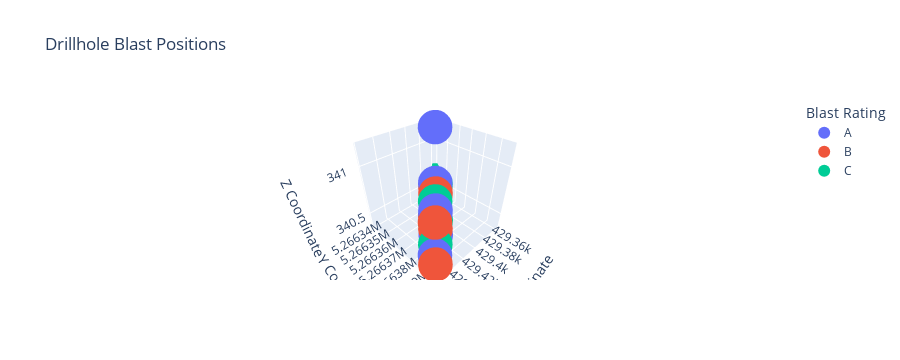

The notebook cell saved with this chart:
### Code cell
import pandas as pd
import matplotlib.pyplot as plt
import plotly.express as px
import numpy as np
import tkinter as tk
from tkinter import messagebox
from sklearn.model_selection import train_test_split
from sklearn.preprocessing import LabelEncoder, StandardScaler
from sklearn.ensemble import RandomForestClassifier
from sklearn.metrics import classification_report, accuracy_score

# Function to generate drillhole data for ratings A, B, and C
def generate_drillhole_data(rating, n_samples=100):
    np.random.seed(42)  # For reproducibility
    data = []
    for _ in range(n_samples):
        if rating == "A":
            Drillhole_X = np.random.uniform(0, 300)
            Drillhole_Y = np.random.uniform(0, 300)
            Drillhole_Z = np.random.uniform(0, 100)
            Drillhole_ToeX = Drillhole_X + np.random.uniform(-5, 5)  # Small offset for ToeX
            Drillhole_ToeY = Drillhole_Y + np.random.uniform(-5, 5)  # Small offset for ToeY
            Drillhole_ToeZ = Drillhole_Z + np.random.uniform(-2, 2)  # Small offset for ToeZ
            Drillhole_Length = np.random.uniform(50, 100)
            Drillhole_Dip = np.random.uniform(0, 30)
            Drillhole_Azimuth = np.random.uniform(0, 360)
            Avg_Displacement = np.random.uniform(0, 5)
            Max_Displacement = np.random.uniform(5, 10)
            Centroid_Shift = np.random.uniform(0, 2)
            Earliest_Pixel_Disp = np.random.uniform(0, 5)
            PPV = np.random.uniform(0, 10)
            Overpressure = np.random.uniform(0, 100)
            Total_Displacement = Avg_Displacement + Max_Displacement + Centroid_Shift
        elif rating == "B":
            Drillhole_X = np.random.uniform(100, 400)
            Drillhole_Y = np.random.uniform(100, 400)
            Drillhole_Z = np.random.uniform(0, 200)
            Drillhole_ToeX = Drillhole_X + np.random.uniform(-10, 10)
            Drillhole_ToeY = Drillhole_Y + np.random.uniform(-10, 10)
            Drillhole_ToeZ = Drillhole_Z + np.random.uniform(-5, 5)
            Drillhole_Length = np.random.uniform(50, 150)
            Drillhole_Dip = np.random.uniform(10, 60)
            Drillhole_Azimuth = np.random.uniform(0, 360)
            Avg_Displacement = np.random.uniform(0, 7)
            Max_Displacement = np.random.uniform(7, 15)
            Centroid_Shift = np.random.uniform(0, 5)
            Earliest_Pixel_Disp = np.random.uniform(0, 6)
            PPV = np.random.uniform(0, 12)
            Overpressure = np.random.uniform(0, 150)
            Total_Displacement = Avg_Displacement + Max_Displacement + Centroid_Shift
        elif rating == "C":
            Drillhole_X = np.random.uniform(200, 500)
            Drillhole_Y = np.random.uniform(200, 500)
            Drillhole_Z = np.random.uniform(50, 250)
            Drillhole_ToeX = Drillhole_X + np.random.uniform(-20, 20)
            Drillhole_ToeY = Drillhole_Y + np.random.uniform(-20, 20)
            Drillhole_ToeZ = Drillhole_Z + np.random.uniform(-10, 10)
            Drillhole_Length = np.random.uniform(100, 200)
            Drillhole_Dip = np.random.uniform(20, 70)
            Drillhole_Azimuth = np.random.uniform(0, 360)
            Avg_Displacement = np.random.uniform(0, 10)
            Max_Displacement = np.random.uniform(10, 20)
            Centroid_Shift = np.random.uniform(0, 10)
            Earliest_Pixel_Disp = np.random.uniform(0, 7)
            PPV = np.random.uniform(0, 15)
            Overpressure = np.random.uniform(0, 200)
            Total_Displacement = Avg_Displacement + Max_Displacement + Centroid_Shift
        data.append([Drillhole_X, Drillhole_Y, Drillhole_Z, Drillhole_ToeX, Drillhole_ToeY, Drillhole_ToeZ,
                     Drillhole_Length, Drillhole_Dip, Drillhole_Azimuth, Avg_Displacement, Max_Displacement,
                     Centroid_Shift, Earliest_Pixel_Disp, PPV, Overpressure, Total_Displacement, rating])
    return data

# Load data and train model (simplified for the UI)
def train_model():
    # Generate data for each rating
    data_a = generate_drillhole_data("A", 100)
    data_b = generate_drillhole_data("B", 100)
    data_c = generate_drillhole_data("C", 100)

    # Combine into a single DataFrame
    columns = ["Drillhole_X", "Drillhole_Y", "Drillhole_Z", "Drillhole_ToeX", "Drillhole_ToeY", "Drillhole_ToeZ",
               "Drillhole_Length", "Drillhole_Dip", "Drillhole_Azimuth", "Avg_Displacement", "Max_Displacement",
               "Centroid_Shift", "Earliest_Pixel_Disp", "PPV", "Overpressure", "Total_Displacement", "Rating"]
    data = pd.DataFrame(data_a + data_b + data_c, columns=columns)

    # Encode labels (A=0, B=1, C=2)
    label_encoder = LabelEncoder()
    data["Rating"] = label_encoder.fit_transform(data["Rating"])

    # Split data into features (X) and labels (y)
    X = data.drop("Rating", axis=1)
    y = data["Rating"]

    # Normalize features
    scaler = StandardScaler()
    X_scaled = scaler.fit_transform(X)

    # Split into training and testing sets
    X_train, X_test, y_train, y_test = train_test_split(X_scaled, y, test_size=0.2, random_state=42)

    # Train a Random Forest Classifier
    model = RandomForestClassifier(random_state=42)
    model.fit(X_train, y_train)

    # Predict on the test set
    y_pred = model.predict(X_test)

    # Evaluate the model
    accuracy = accuracy_score(y_test, y_pred)
    class_report = classification_report(y_test, y_pred, target_names=label_encoder.classes_)

    # Return the necessary data
    return accuracy, class_report, model, scaler, label_encoder, X.columns

# Function to predict the rating for new data
def predict_rating(model, scaler, label_encoder, new_data, feature_columns):
    new_data_df = pd.DataFrame(new_data, columns=feature_columns)  # Wrap in DataFrame with column names
    new_data_scaled = scaler.transform(new_data_df)  # Scale the data
    predicted_rating = label_encoder.inverse_transform(model.predict(new_data_scaled))
    return predicted_rating[0]

# UI setup
def create_ui():
    # Create the main window
    root = tk.Tk()
    root.title("Blast Rating Prediction")
    root.geometry("600x600")

    # Training the model
    accuracy, class_report, model, scaler, label_encoder, feature_columns = train_model()

    # Accuracy label
    accuracy_label = tk.Label(root, text=f"Accuracy: {accuracy:.4f}", font=("Arial", 12))
    accuracy_label.pack(pady=10)

    # Classification Report label
    class_report_label = tk.Label(root, text="Classification Report:", font=("Arial", 12))
    class_report_label.pack(pady=10)

    # Add the classification report to the window
    class_report_text = tk.Text(root, height=10, width=70)
    class_report_text.insert(tk.END, class_report)
    class_report_text.pack(pady=10)

    # Entry fields for new data
    new_data_label = tk.Label(root, text="Enter new drillhole data (X, Y, Z, ToeX, ToeY, ToeZ, Length, Dip, Azimuth, Avg Displacement, Max Displacement, Centroid Shift, Earliest Pixel Disp, PPV, Overpressure, Total Displacement):", font=("Arial", 12))
    new_data_label.pack(pady=10)

    entry_x = tk.Entry(root, width=10)
    entry_x.pack(pady=5)
    entry_x.insert(0, "250")

    entry_y = tk.Entry(root, width=10)
    entry_y.pack(pady=5)
    entry_y.insert(0, "250")

    entry_z = tk.Entry(root, width=10)
    entry_z.pack(pady=5)
    entry_z.insert(0, "150")

    entry_toex = tk.Entry(root, width=10)
    entry_toex.pack(pady=5)
    entry_toex.insert(0, "245")

    entry_toey = tk.Entry(root, width=10)
    entry_toey.pack(pady=5)
    entry_toey.insert(0, "245")

    entry_toez = tk.Entry(root, width=10)
    entry_toez.pack(pady=5)
    entry_toez.insert(0, "148")

    entry_length = tk.Entry(root, width=10)
    entry_length.pack(pady=5)
    entry_length.insert(0, "120")

    entry_dip = tk.Entry(root, width=10)
    entry_dip.pack(pady=5)
    entry_dip.insert(0, "40")

    entry_azimuth = tk.Entry(root, width=10)
    entry_azimuth.pack(pady=5)
    entry_azimuth.insert(0, "180")

    entry_avg_disp = tk.Entry(root, width=10)
    entry_avg_disp.pack(pady=5)
    entry_avg_disp.insert(0, "2")

    entry_max_disp = tk.Entry(root, width=10)
    entry_max_disp.pack(pady=5)
    entry_max_disp.insert(0, "8")

    entry_centroid_shift = tk.Entry(root, width=10)
    entry_centroid_shift.pack(pady=5)
    entry_centroid_shift.insert(0, "1")

    entry_earliest_pixel_disp = tk.Entry(root, width=10)
    entry_earliest_pixel_disp.pack(pady=5)
    entry_earliest_pixel_disp.insert(0, "2")

    entry_ppv = tk.Entry(root, width=10)
    entry_ppv.pack(pady=5)
    entry_ppv.insert(0, "5")

    entry_overpressure = tk.Entry(root, width=10)
    entry_overpressure.pack(pady=5)
    entry_overpressure.insert(0, "50")

    entry_total_disp = tk.Entry(root, width=10)
    entry_total_disp.pack(pady=5)
    entry_total_disp.insert(0, "15")

    # Button to predict the rating
    def on_predict():
        try:
            # Collect new data as a list
            new_data = np.array([[float(entry_x.get()), float(entry_y.get()), float(entry_z.get()), 
                                  float(entry_toex.get()), float(entry_toey.get()), float(entry_toez.get()), 
                                  float(entry_length.get()), float(entry_dip.get()), float(entry_azimuth.get()),
                                  float(entry_avg_disp.get()), float(entry_max_disp.get()), float(entry_centroid_shift.get()),
                                  float(entry_earliest_pixel_disp.get()), float(entry_ppv.get()), float(entry_overpressure.get()),
                                  float(entry_total_disp.get())]])
            predicted_rating = predict_rating(model, scaler, label_encoder, new_data, feature_columns)
            result_label.config(text=f"Predicted Rating: {predicted_rating}")
        except Exception as e:
            messagebox.showerror("Error", f"Failed to make prediction: {e}")

    predict_button = tk.Button(root, text="Predict Rating", command=on_predict)
    predict_button.pack(pady=10)

    # Result label
    result_label = tk.Label(root, text="Predicted Rating: ", font=("Arial", 14))
    result_label.pack(pady=10)

    # Start the main loop
    root.mainloop()

# Run the UI
create_ui()


model.fit(X_scaled, y)

# Create a 3D plot using Plotly
fig = px.scatter_3d(df, x='Drillhole_X', y='Drillhole_Y', z='Drillhole_Z', color='Rating', 
                    labels={'Rating': 'Blast Rating', 'Drillhole_X': 'X Coordinate', 'Drillhole_Y': 'Y Coordinate', 'Drillhole_Z': 'Z Coordinate'},
                    title="Drillhole Blast Positions")
fig.update_traces(marker=dict(size=12))
fig.show()

### Figure 1 — Plotly figure (JSON) as saved in the notebook; plotly's stock layout.template omitted (floating-point values rounded to 4 significant figures)
{"data": [{"hovertemplate": "Blast Rating=A<br>X Coordinate=%{x}<br>Y Coordinate=%{y}<br>Z Coordinate=%{z}<extra></extra>", "legendgroup": "A", "marker": {"color": "#636efa", "size": 12, "symbol": "circle"}, "mode": "markers", "name": "A", "scene": "scene", "showlegend": true, "type": "scatter3d", "x": [429400.0, 429400.0, 429400.0, 429400.0, 429400.0, 429400.0, 429500.0], "y": [5266000.0, 5266000.0, 5266000.0, 5266000.0, 5266000.0, 5266000.0, 5266000.0], "z": [340.4, 341.2, 340.7, 340.5, 340.4, 340.8, 340.6]}, {"hovertemplate": "Blast Rating=B<br>X Coordinate=%{x}<br>Y Coordinate=%{y}<br>Z Coordinate=%{z}<extra></extra>", "legendgroup": "B", "marker": {"color": "#EF553B", "size": 12, "symbol": "circle"}, "mode": "markers", "name": "B", "scene": "scene", "showlegend": true, "type": "scatter3d", "x": [429400.0, 429400.0, 429400.0, 429400.0, 429400.0, 429400.0, 429500.0], "y": [5266000.0, 5266000.0, 5266000.0, 5266000.0, 5266000.0, 5266000.0, 5266000.0], "z": [340.4, 340.6, 340.6, 340.5, 340.5, 340.8, 340.5]}, {"hovertemplate": "Blast Rating=C<br>X Coordinate=%{x}<br>Y Coordinate=%{y}<br>Z Coordinate=%{z}<extra></extra>", "legendgroup": "C", "marker": {"color": "#00cc96", "size": 12, "symbol": "circle"}, "mode": "markers", "name": "C", "scene": "scene", "showlegend": true, "type": "scatter3d", "x": [429400.0, 429400.0, 429400.0, 429400.0, 429400.0, 429400.0], "y": [5266000.0, 5266000.0, 5266000.0, 5266000.0, 5266000.0, 5266000.0], "z": [340.6, 340.6, 340.6, 340.4, 340.7, 340.6]}], "layout": {"height": 360, "legend": {"title": {"text": "Blast Rating"}, "tracegroupgap": 0}, "scene": {"domain": {"x": [0, 1], "y": [0, 1]}, "xaxis": {"title": {"text": "X Coordinate"}}, "yaxis": {"title": {"text": "Y Coordinate"}}, "zaxis": {"title": {"text": "Z Coordinate"}}}, "title": {"text": "Drillhole Blast Positions"}}}
